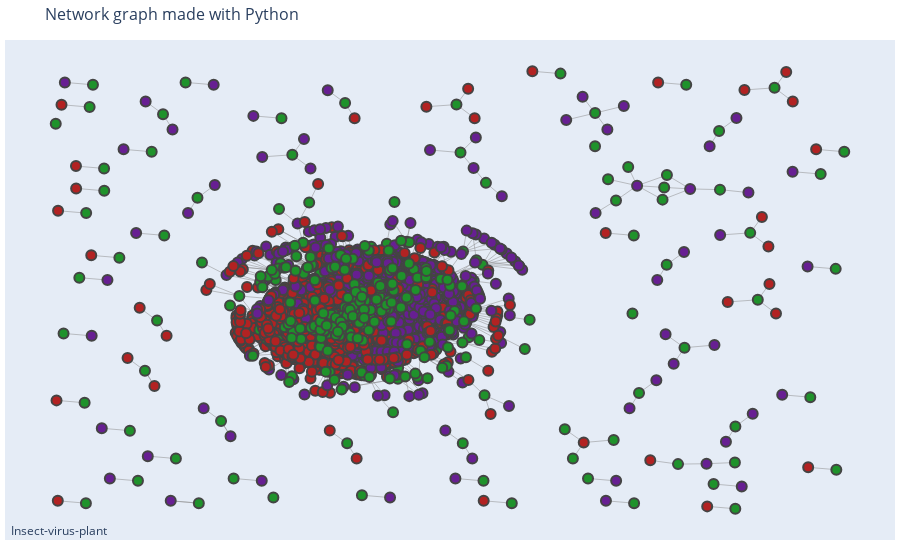

The code cell stored with this chart in its notebook:
### Markdown cell above
# visualisasi Graf

### Code cell
plotly_graph(gnx)

# # # cuma tampilan, visualisasi pyviz
# from pyvis.network import Network
# nt = Network('500px', '900px',directed=True,notebook=True)
# # nt.show_buttons(filter_=['physics'])
# nt.toggle_physics(True)

# for i,data in df_node.iterrows():
#     nt.add_node(
#         data['taxon_id'],
#         label=data['taxon_name'],
#         superkingdom=data['superkingdom'],
#         kingdom=data['kingdom'],
#         filum=data['phylum'],
#         kelas=data['class'],
#         ordo=data['order'],
#         famili=data['family'],
#         genus=data['genus'],
#         spesies=data['species'],
#         # group=data['group'],
#         color=data['color'],
#         )
    
# for i,data in df_edge.iterrows():
#     nt.add_edge(
#         data['source_taxon_id'],
#         data['target_taxon_id'],
#         label=data['interaction_type'])

# # nt.show_buttons(filter_=['physics'])
# nt.show("tmp.fig02.html")

### Figure 1 — Plotly figure (JSON) as saved in the notebook; plotly's stock layout.template omitted (floating-point values rounded to 4 significant figures; data arrays with more than 128 entries replaced by an {"elided": "..."} marker saying what was removed)
{"data": [{"hoverinfo": "none", "line": {"color": "#888", "width": 0.5}, "mode": "lines", "type": "scatter", "x": {"elided": "14967 float values"}, "y": {"elided": "14967 float values"}}, {"hoverinfo": "text", "marker": {"color": {"elided": "2641 str values"}, "line": {"width": 2}, "reversescale": true, "size": 10}, "mode": "markers", "text": {"elided": "2641 str values"}, "type": "scatter", "x": {"elided": "2641 float values"}, "y": {"elided": "2641 float values"}}], "layout": {"annotations": [{"showarrow": false, "text": "Insect-virus-plant", "x": 0.005, "xref": "paper", "y": -0.002, "yref": "paper"}], "hovermode": "closest", "margin": {"b": 20, "l": 5, "r": 5, "t": 40}, "showlegend": false, "title": {"font": {"size": 16}, "text": "Network graph made with Python"}, "xaxis": {"showgrid": false, "showticklabels": false, "zeroline": false}, "yaxis": {"showgrid": false, "showticklabels": false, "zeroline": false}}}
